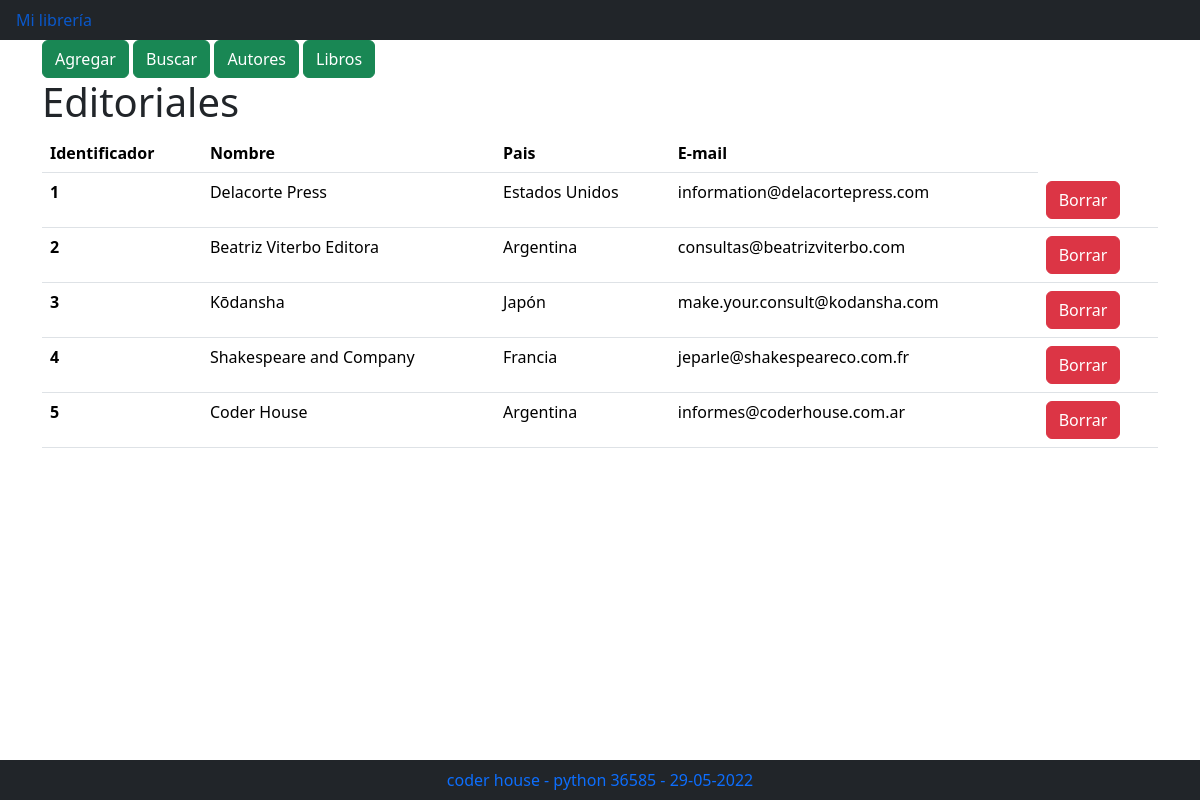
The page /Libreria/editorial/ on the database its author committed.
### Libreria/models.py (models this page shows)
class Editorial(models.Model):
    nombre_editorial = models.CharField(max_length=100)
    pais_editorial = models.CharField(max_length=100)
    email = models.CharField(max_length=100)

### Libreria/views.py (the view)
# urls.py: path('editorial/', views.index_editorial, name="editorial"),
def index_editorial(request):
    editorial = Editorial.objects.all()
    template = loader.get_template('Libreria/lista_editorial.html')
    context = {
        'editorial': editorial,
    }
    return HttpResponse(template.render(context, request))

### Libreria/templates/Libreria/lista_editorial.html
{% extends "Libreria/index.html" %}
{% load bootstrap5 %}
{% block cuerpo %}
<div class="container">
  <div class="row">
    <div class="col">
      {% url 'agregar_editorial' as agregar_editorial_url %}
      {% url 'buscar_editorial' as buscar_editorial_url %}
      {% url 'index' as autores_url %}
      {% url 'libros' as libros_url %}
      {% bootstrap_button "Agregar" button_class="btn-success" button_type="link" href=agregar_editorial_url %}
      {% bootstrap_button "Buscar" button_class="btn-success" button_type="link" href=buscar_editorial_url %}
      {% bootstrap_button "Autores" button_class="btn-success" button_type="link" href=autores_url %}
      {% bootstrap_button "Libros" button_class="btn-success" button_type="link" href=libros_url %}
    <div>
  <div>
  <h1> Editoriales </h1>
  <div class="row">
    <div class="col">
        {% if editorial %}
        <table class="table">
            <thead>
                <th scope="col">Identificador</th>
                <th scope="col">Nombre</th>
                <th scope="col">Pais</th>
                <th scope="col">E-mail</th>
            </thead>
            {% for e in editorial %}
            <tbody>
                <tr>
                    <th scope="row">{{e.id}} </th>
                    <td> {{e.nombre_editorial}} </td>
                    <td> {{e.pais_editorial}} </td>
                    <td> {{e.email}} </td>
                    {% url 'borrar_editorial' identificador=e.id as borrar_url %}
                    <td>{% bootstrap_button "Borrar" size="sm" button_class="btn-danger" button_type="link" href=borrar_url %}</td>
                </tr>
            </tbody>
            {% endfor %}
        </table>
        {% else %}
            <p>No tienes editoriales cargadas</p>
        {% endif %}
    </div>
  </div>
</div>
{% endblock %}

### rows shown on the page
Editorial: id "1", nombre_editorial "Delacorte Press", pais_editorial "Estados Unidos", email "information@delacortepress.com", bootstrap_button "Borrar"
Editorial: id "2", nombre_editorial "Beatriz Viterbo Editora", pais_editorial "Argentina", email "consultas@beatrizviterbo.com", bootstrap_button "Borrar"
Editorial: id "3", nombre_editorial "Kōdansha", pais_editorial "Japón", email "make.your.consult@kodansha.com", bootstrap_button "Borrar"
Editorial: id "4", nombre_editorial "Shakespeare and Company", pais_editorial "Francia", email "jeparle@shakespeareco.com.fr", bootstrap_button "Borrar"
Editorial: id "5", nombre_editorial "Coder House", pais_editorial "Argentina", email "informes@coderhouse.com.ar", bootstrap_button "Borrar"
